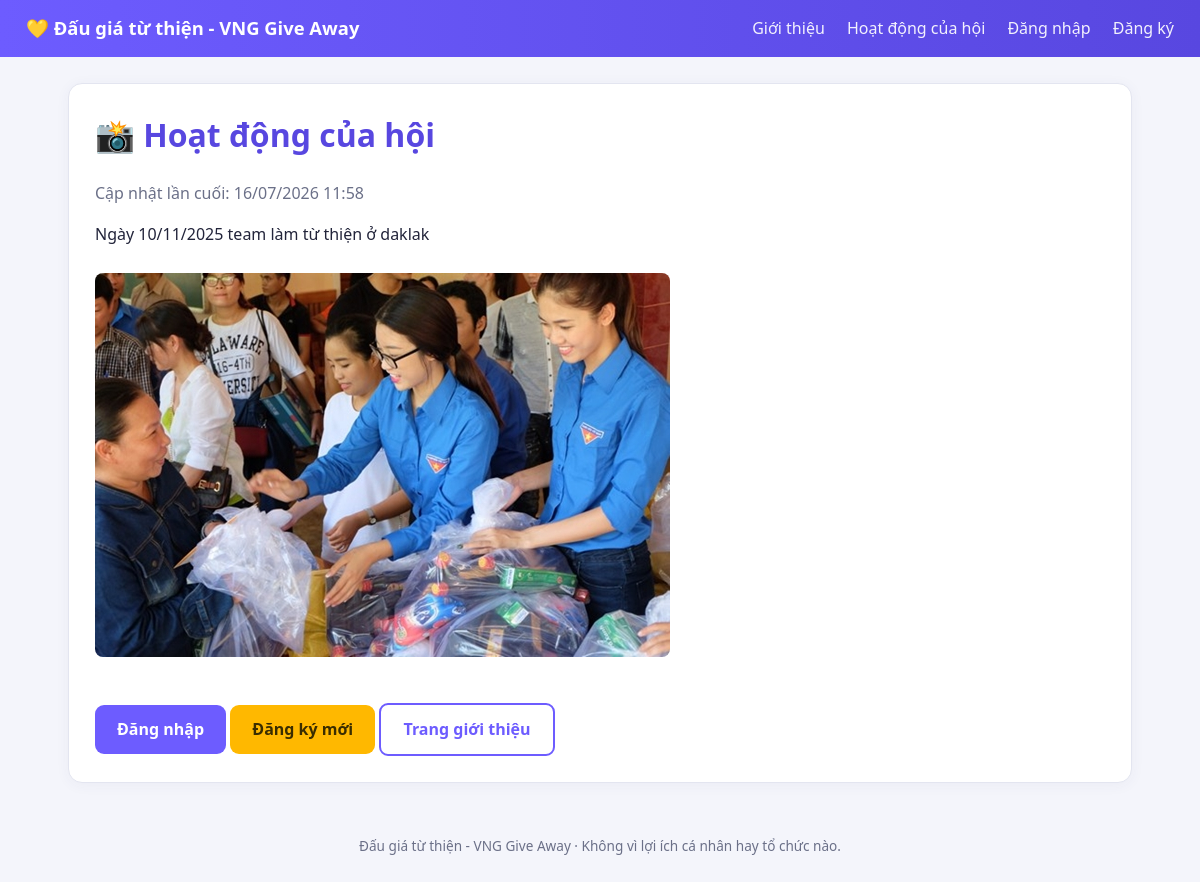
The app's page /activities with its own data.
### app.py (models this page shows)
class Setting(db.Model):
    key = db.Column(db.String(60), primary_key=True)
    value = db.Column(db.String(500))

### app.py (the view)
@app.route('/activities')
def activities():
    content = get_setting('activities_html')
    updated = get_setting('activities_updated')
    return render_template('activities.html', content=content, updated=updated)

### app.py (called while the page is built)
def get_setting(key, default=''):
    s = db.session.get(Setting, key)
    return s.value if s and s.value is not None else default

def current_user():
    uid = session.get('user_id')
    return db.session.get(User, uid) if uid else None

@app.context_processor
def inject_user():
    return {'cur_user': current_user()}

### templates/activities.html (shortened to what this page needs)
{% extends 'base.html' %}
{% block content %}
<div class="card">
  <h1 class="intro" style="color:var(--primary-d);margin-top:0">📸 Hoạt động của hội</h1>
  {% if updated %}<p class="muted">Cập nhật lần cuối: {{ updated }}</p>{% endif %}
  {% if content %}
    <div class="activities-content">{{ content|safe }}</div>
  {% else %}
    <p class="muted">Chưa có nội dung. Admin vui lòng đăng nhập và tải lên file Word
       ở trang Quản lý để cập nhật thông tin hoạt động từ thiện của hội.</p>
  {% endif %}
  <div class="cta" style="margin-top:30px">
    <a class="btn" href="{{ url_for('login') }}">Đăng nhập</a>
    <a class="btn btn-accent" href="{{ url_for('register') }}">Đăng ký mới</a>
    <a class="btn btn-outline" href="{{ url_for('home') }}">Trang giới thiệu</a>
  </div>
</div>
{% endblock %}

### static/css/style.css (style rules this page uses)
:root { --primary:#6d5cff; --primary-d:#5847e0; --accent:#ffb800; --bg:#f4f5fb; --card:#ffffff; --text:#22243a; --muted:#6b7088; --border:#e3e5f0; --ok:#1f9d55; --err:#e03131; }
* { box-sizing:border-box }
body { margin:0;font-family:"Segoe UI",Roboto,Arial,sans-serif;background:var(--bg);color:var(--text);line-height:1.55 }
a { color:var(--primary);text-decoration:none }
.card { background:var(--card);border:1px solid var(--border);border-radius:14px;padding:26px;box-shadow:0 2px 14px rgba(60,60,120,.05) }
.btn { display:inline-block;background:var(--primary);color:#fff;border:none;padding:12px 22px;border-radius:9px;font-size:1rem;font-weight:600;cursor:pointer;transition:.15s }
.btn-accent { background:var(--accent);color:#3a2d00 }
.btn-outline { background:#fff;color:var(--primary);border:2px solid var(--primary) }
.muted { color:var(--muted) }
.activities-content { line-height:1.7 }
.activities-content img { max-width:100%;height:auto;border-radius:8px;margin:8px 0 }

### records on screen
Setting: value "16/07/2026 11:58"
Setting: value "Ngày 10/11/2025 team làm từ thiện ở daklak", value (picture)
